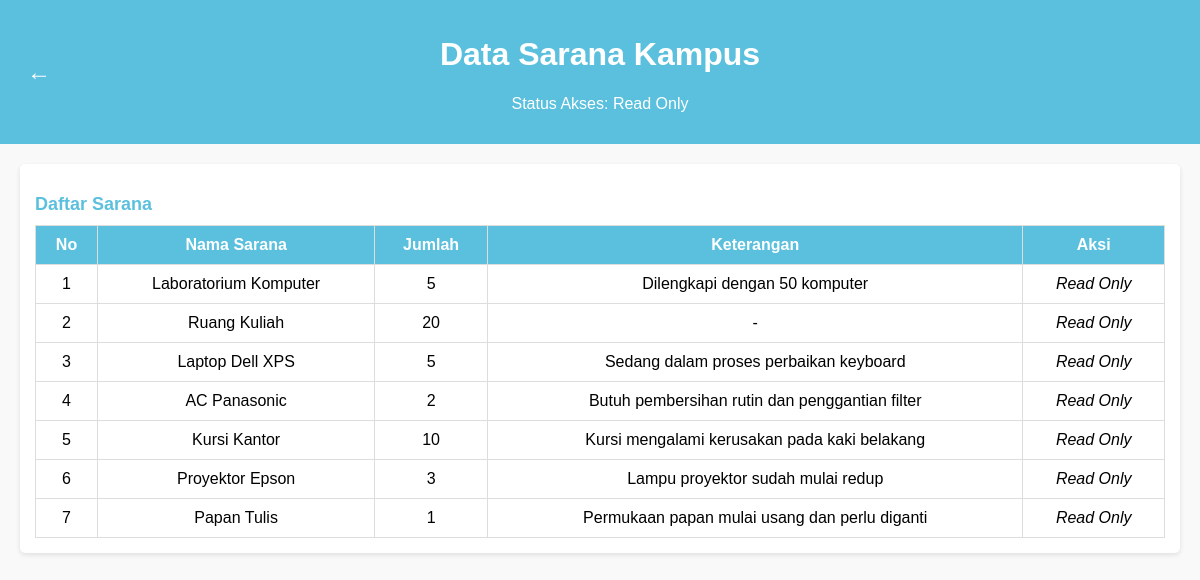
Screenshot of /data_sarana.php (signed in) with the database file from the repository.
### tables this page shows
CREATE TABLE `tb_users` (
  `id` int(11) NOT NULL,
  `username` varchar(50) NOT NULL,
  `password` varchar(255) NOT NULL,
  `role` enum('admin','keuangan','sarana','akademik','petugas','pendaftar') NOT NULL,
  `nama` varchar(100) NOT NULL,
  `jabatan` varchar(100) DEFAULT NULL,
  `kontak` varchar(50) DEFAULT NULL,
  `nama_lengkap` varchar(100) DEFAULT NULL
);

CREATE TABLE `tb_sarana` (
  `id` int(11) NOT NULL,
  `nama_sarana` varchar(100) NOT NULL,
  `jumlah` int(11) NOT NULL,
  `keterangan` text DEFAULT NULL,
  `status` varchar(50) DEFAULT NULL,
  `kategori` varchar(255) DEFAULT NULL,
  `tanggal_pengadaan` date DEFAULT NULL,
  `tanggal_pemeliharaan` date DEFAULT NULL
);

### data_sarana.php (the view, shortened to what this page needs)
<?php
$username = $_SESSION['username'];
$koneksi = new mysqli("localhost", "root", "", "db_dey");
$stmt = $koneksi->prepare("SELECT * FROM tb_users WHERE username = ?");
$stmt->bind_param("s", $username);
$stmt->execute();
$result = $stmt->get_result();
$user = $result->fetch_assoc();
$role = $user['role'];
$is_full_access = ($role === 'sarana');
$access_status = $is_full_access ? 'Full Access' : 'Read Only';
$sarana = $koneksi->query("SELECT * FROM tb_sarana");
?>
<!DOCTYPE html>
<html lang="id">
<head>
</head>
<body>
  <div class="header">
    <a href="dashboard.php" class="back-button">&#8592;</a>
    <h1>Data Sarana Kampus</h1>
    <p>Status Akses: <?= $access_status; ?></p>
  </div>
  <div class="container">
    <div class="section">
      <h2>Daftar Sarana</h2>
      <table>
        <thead>
          <tr>
            <th>No</th>
            <th>Nama Sarana</th>
            <th>Jumlah</th>
            <th>Keterangan</th>
            <th>Aksi</th>
          </tr>
        </thead>
        <tbody>
          <?php $no = 1; while ($row = $sarana->fetch_assoc()): ?>
          <tr>
            <td><?= $no++ ?></td>
            <td><?= htmlspecialchars($row['nama_sarana']) ?></td>
            <td><?= $row['jumlah'] ?></td>
            <td><?= htmlspecialchars($row['keterangan']) ?: '-' ?></td>
            <td class="aksi-button">
              <?php if ($is_full_access): ?>
                <a href="edit_sarana.php?id=<?= $row['id'] ?>"><button>Edit</button></a>
                <a href="hapus_sarana.php?id=<?= $row['id'] ?>" onclick="return confirm('Yakin ingin menghapus data ini?')">
                  <button class="hapus-button">Hapus</button>
                </a>
              <?php else: ?>
                <em>Read Only</em>
              <?php endif; ?>
            </td>
          </tr>
          <?php endwhile; ?>
        </tbody>
      </table>
    </div>
  </div>
</body>
</html>

### data_sarana.php (style rules this page uses)
body { font-family: Arial, sans-serif; background-color: #f9f9f9; margin: 0; }
.header { background-color: #5bc0de; color: white; padding: 15px; text-align: center; position: relative; }
.back-button { position: absolute; left: 15px; top: 50%; transform: translateY(-50%); background-color: transparent; color: white; padding: 8px 12px; border-radius: 5px; text-decoration: none; font-size: 24px; font-weight: bold; transition: background 0.3s; }
.container { margin: 20px; }
.section { background: white; padding: 15px; border-radius: 5px; box-shadow: 0 2px 5px rgba(0, 0, 0, 0.1); margin-bottom: 30px; }
.section h2 { margin-bottom: 10px; font-size: 18px; color: #5bc0de; }
table { width: 100%; border-collapse: collapse; }
th, td { border: 1px solid #ddd; padding: 10px; text-align: center; }
th { background-color: #5bc0de; color: white; }

### rows the page displays
tb_users: role "Read Only"
tb_sarana: nama_sarana "Laboratorium Komputer", jumlah "5", keterangan "Dilengkapi dengan 50 komputer"
tb_sarana: nama_sarana "Ruang Kuliah", jumlah "20", keterangan "-"
tb_sarana: nama_sarana "Laptop Dell XPS", jumlah "5", keterangan "Sedang dalam proses perbaikan keyboard"
tb_sarana: nama_sarana "AC Panasonic", jumlah "2", keterangan "Butuh pembersihan rutin dan penggantian filter"
tb_sarana: nama_sarana "Kursi Kantor", jumlah "10", keterangan "Kursi mengalami kerusakan pada kaki belakang"
tb_sarana: nama_sarana "Proyektor Epson", jumlah "3", keterangan "Lampu proyektor sudah mulai redup"
tb_sarana: nama_sarana "Papan Tulis", jumlah "1", keterangan "Permukaan papan mulai usang dan perlu diganti"
